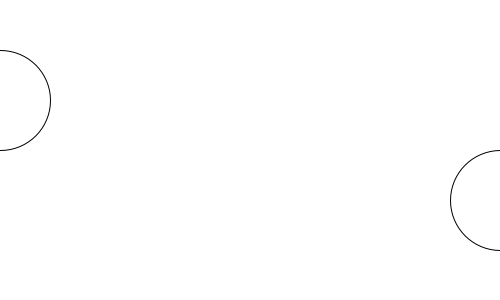
Frame 1 (no input)
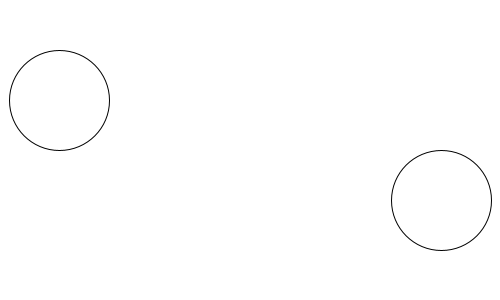
Frame 60 (the mouse pressed at the canvas centre just before this capture)
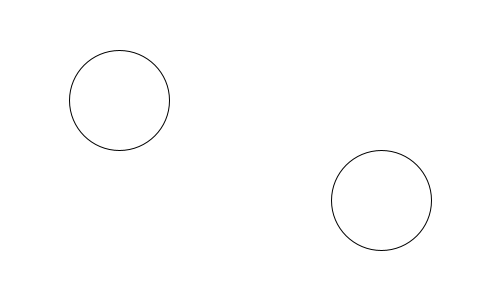
Frame 120 (the mouse held since frame 60 and released just before this capture)

The Processing sketch that drew these frames (run headless with seeded random() and noise(); from frame 60 on, the mouse is pressed at the canvas centre):

// Processing sketch: sample_06_dynamic_mode_drawing
// ── sample_06_dynamic_mode_drawing.pde
 // variables
int x1;
int y1;

int x2;
int y2;

void setup() {
  size(500, 300);
  // initialize to ZERO, when it starts.
  x1 = 0;
  y1 = 0;
  
  x2 = 500;
  y2 = 0;
}

void draw() {
  background(255);
  ellipse(x1, 100, 100, 100);
  x1 = x1 + 1;
    
  ellipse(x2, 200, 100, 100);
  x2 = x2 - 1;
}
